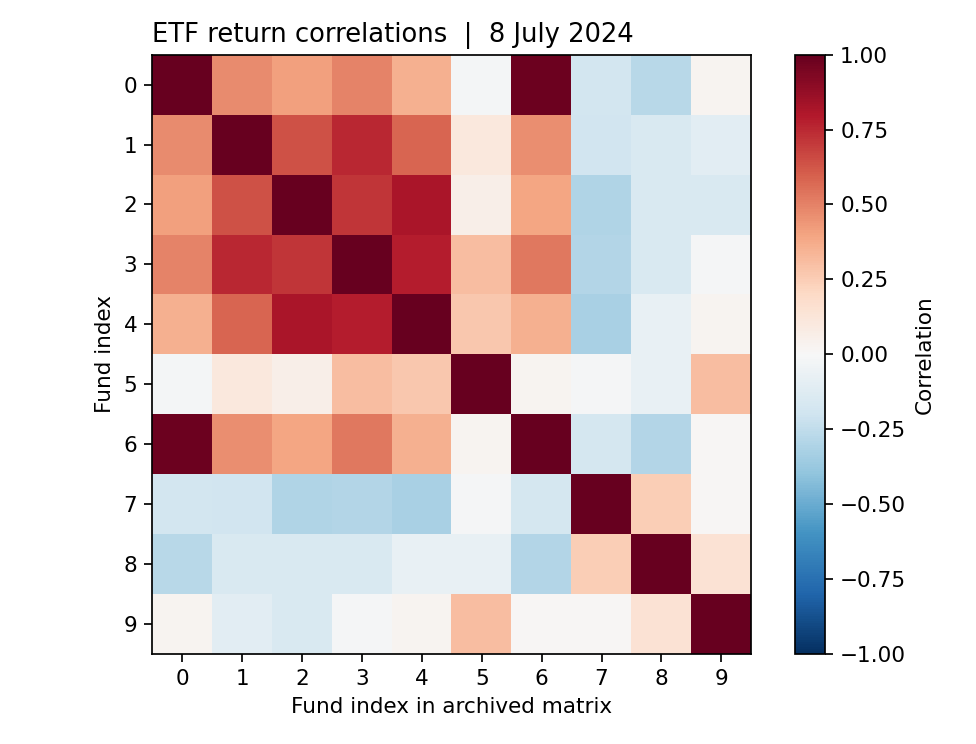
#> input picture projects/etf-allocation/correlations.png, 976 x 744 px
$ python -i restoration.py   (imports and definitions only)
#> lines starting #> are read from the running program, lines starting #| are printed output that depends on the picture
#> further down, picture is the input picture: shape (744, 976, 3); mean B, G, R 204.4, 204.3, 225.2
import cv2
import numpy as np
from scipy.ndimage import gaussian_filter
from scipy.signal import convolve2d

# [13 lines left out: function enhance_color_bias_1, not called in this run]


def enhance_color_bias_2(image):
    image = image.astype(np.float32) / 255.0
    mean_r, mean_g, mean_b = (np.mean(image[:, :, 2]), np.mean(image[:, :, 1]), np.mean(image[:, :, 0]))
#> mean_r = 0.883; mean_g = 0.801; mean_b = 0.802
    mean_values = [mean_r, mean_g, mean_b]
#> mean_values = [0.883, 0.801, 0.802]
    max_channel_index = np.argmax(mean_values)
#> max_channel_index = 0
    target_channel = image[:, :, max_channel_index]
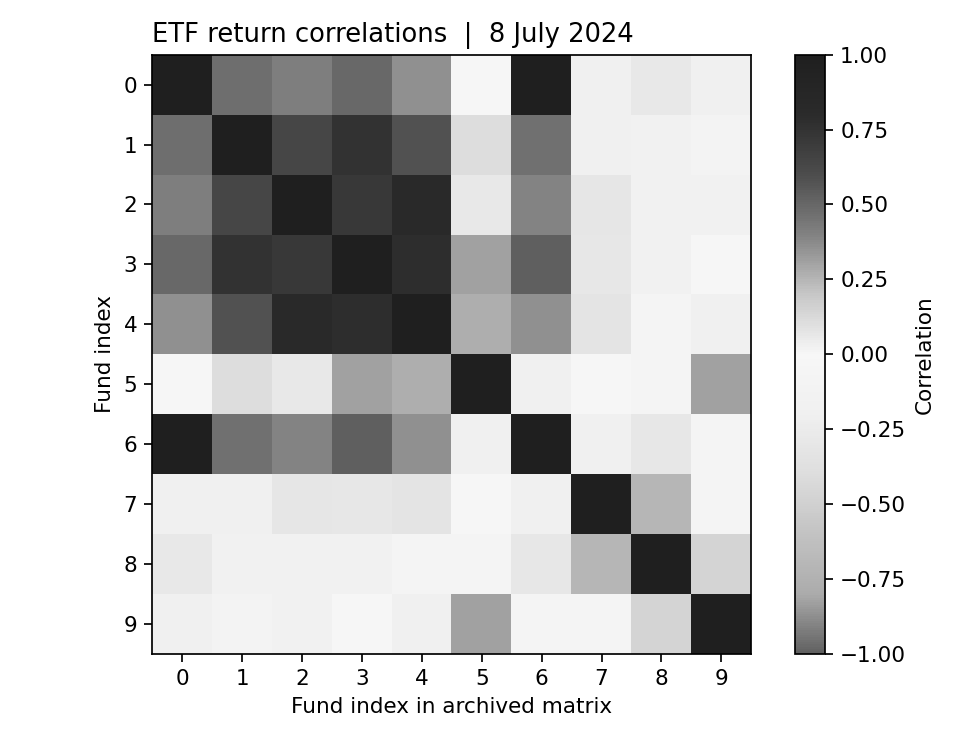
#> target_channel: shape (744, 976) float32; min 0, max 1, mean 0.802
    for i in range(3):
        if i != max_channel_index:
            image[:, :, i] = histogram_matching(image[:, :, i], target_channel)
#> this loop made 3 passes
#> pass 2, in histogram_matching, `source = (source * 255).astype(np.uint8)`:
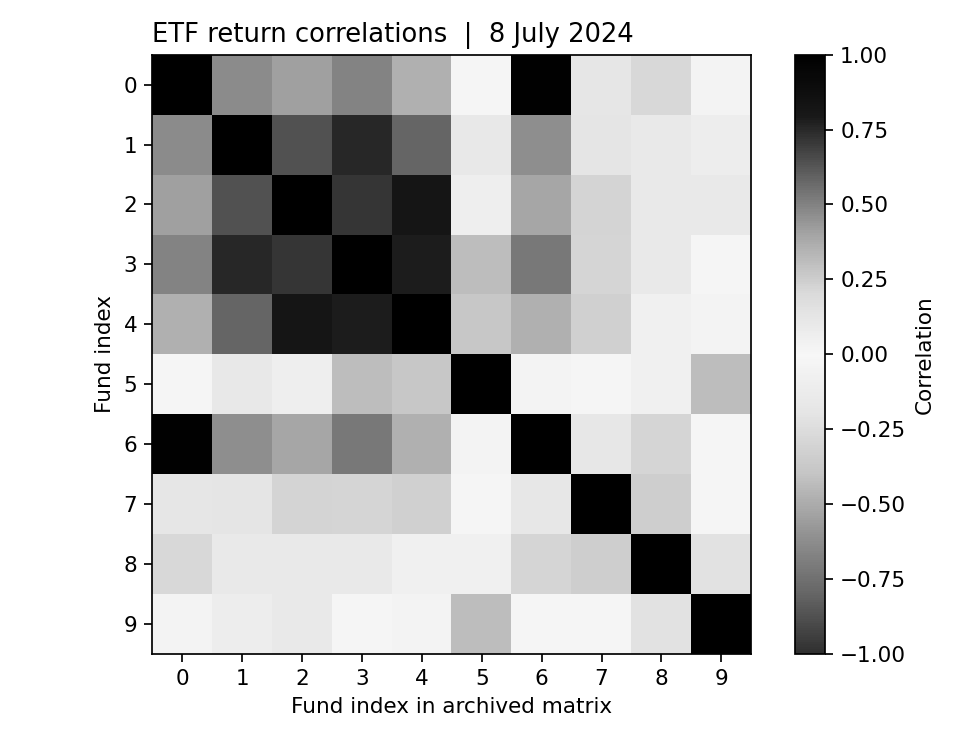
#> source: shape (744, 976); min 0, max 255, mean 204.3
#> pass 3, in histogram_matching (call 2), `source = (source * 255).astype(np.uint8)`:
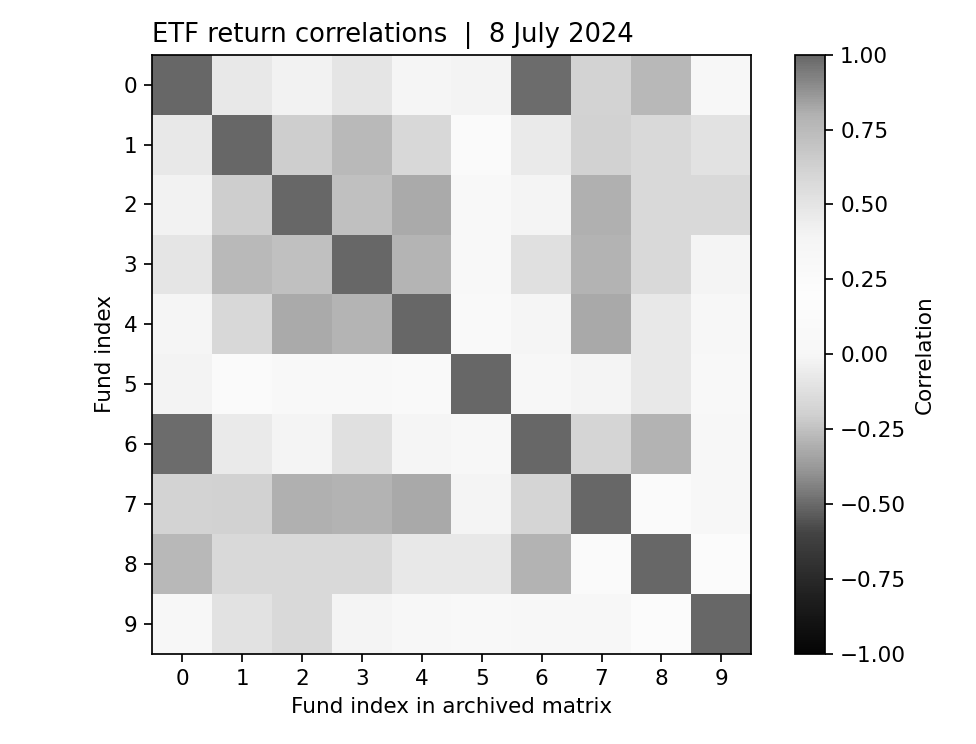
#> source: shape (744, 976); min 0, max 255, mean 225.2
#> after the loop:
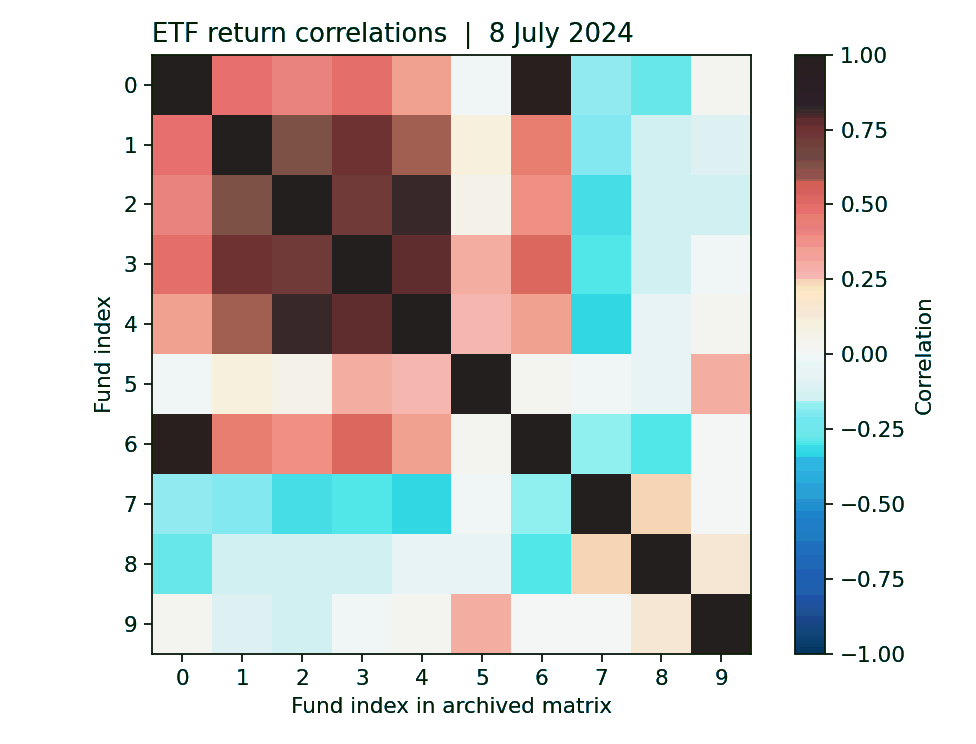
#> image: shape (744, 976, 3) float32; mean of channels 0, 1, 2 0.802, 0.809, 0.809; drawn as B, G, R
    hsv_image = cv2.cvtColor((image * 255).astype(np.uint8), cv2.COLOR_BGR2HSV)
#> hsv_image: shape (744, 976, 3); mean H, S, V 25.1, 42.9, 221.4
    intensity = hsv_image[:, :, 2] / 255.0
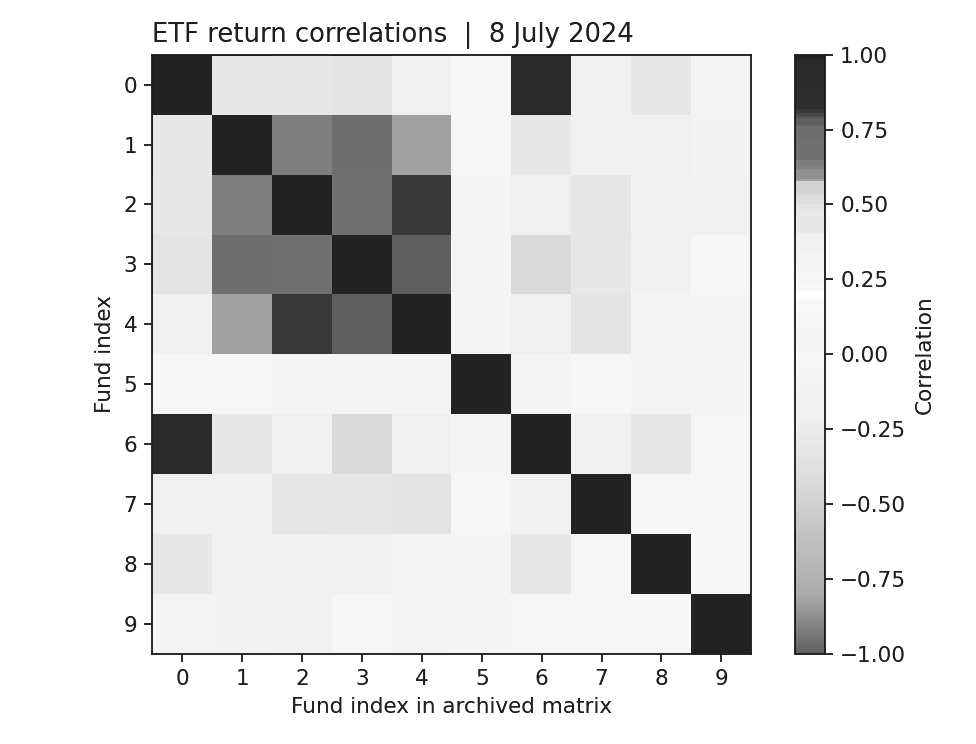
#> intensity: shape (744, 976) float64; min 0.122, max 1, mean 0.868
    clahe = cv2.createCLAHE(clipLimit=2.0, tileGridSize=(8, 8))
    intensity = clahe.apply((intensity * 255).astype(np.uint8))
    intensity = np.clip(intensity, 0, 255)
    hsv_image[:, :, 2] = intensity
#> hsv_image: shape (744, 976, 3); mean H, S, V 25.1, 42.9, 220.7
    enhanced_image = cv2.cvtColor(hsv_image, cv2.COLOR_HSV2BGR)
    return enhanced_image.astype(np.uint8)


def histogram_matching(source, reference):
    source = (source * 255).astype(np.uint8)
    reference = (reference * 255).astype(np.uint8)
    source_hist, bins = np.histogram(source.flatten(), 256, [0, 256])
    reference_hist, _ = np.histogram(reference.flatten(), 256, [0, 256])
    cdf_source = np.cumsum(source_hist).astype(np.float32) / source_hist.sum()
    cdf_reference = np.cumsum(reference_hist).astype(np.float32) / reference_hist.sum()
    lookup_table = np.zeros(256, dtype=np.uint8)
    for gray_value in range(256):
        lookup_table[gray_value] = np.searchsorted(cdf_reference, cdf_source[gray_value])
    matched = lookup_table[source]
    return matched.astype(np.float32) / 255.0


# [96 lines left out: functions enhance_low_light_1, enhance_low_light_2, enhance_low_light_3, enhance_blur_scene_1, not called in this run]

>>> import cv2
>>> picture = cv2.imread('../etf-allocation/correlations.png')
>>> result = enhance_color_bias_2(picture)
